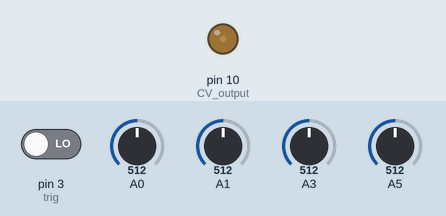
Recording of a sketch running on a simulated Arduino Uno, built for the host (arithmetic inside an expression is 32-bit, double 64-bit). On the bench: output pins drawn as LEDs (lit = HIGH). The inputs (shaded band) are chosen by the test bench; at power-on: A0 = 512, A1 = 512, pin 3 (trig) LOW, A3 = 512, A5 = 512 (analog values on the 0–1023 scale). Random numbers use the default seed unless the sketch sets one.

Above: at 1.2 s.
1.3 s: A0 set to 716
At 3.1 s:
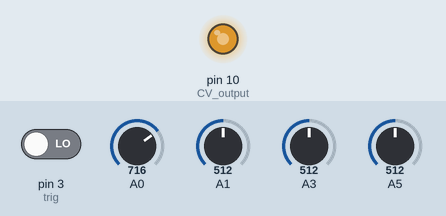
4.8 s: A0 set to 992
At 5.06 s:
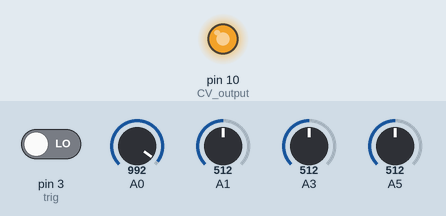
8.3 s: A1 set to 992
At 10.07 s:
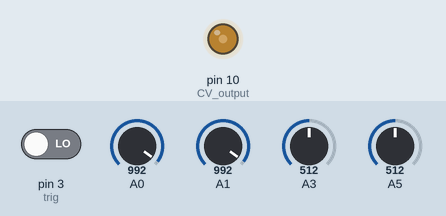
11.8 s: pin 3 (trig) driven HIGH
Timing chart, 0 to 14.3 s (numbered marks = the images above; inputs shaded):
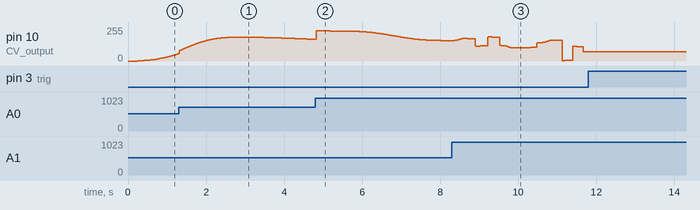

Measured:
- after the input at 11.8 s, every drawn part: stays the same

The sketch:

MVMNT.ino
```cpp
// MVMNT - Bezier curve smooth random CV (HAGIWO's design, CC0)
//
// This code was originally written by HAGIWO and released under CC0.
// Modulove additions (2026-09): runs unchanged on the Arduino Nano and on the
// pin-compatible LGT8F328P nano boards (32 MHz, detected at compile time).
//
//   A0  LEVEL   output level            A1  STRETCH  rate
//   A3  CURVE   transition shape        A5  FLUCT    randomness of the rate
//   D3  TRIG    track & hold            D10 CV out   8-bit PWM, Timer1 at prescaler 1
//                                                    (31 kHz on the Nano, 63 kHz on the LGT)
//
// What differs from HAGIWO's original, and why:
//  * The Bezier terms are computed with products instead of pow(). Same numbers,
//    ~7x faster. His pow() math needed 915 us per step on a Nano, more than the
//    small time increments at the start and end of a segment, so at faster
//    STRETCH settings those steps ran late and the ramps got rounded toes - at
//    CURVE = 0 the design is a straight line and now it is one.
//  * The tempo is capped at his fastest pace: a segment never takes less than
//    255 x FASTEST_STEP_US = 233 ms, which is what the compute limit gave before.
//    Maximum rate as always, shapes exact, identical on both boards.
//  * Step timing uses overflow-safe unsigned arithmetic. The original kept micros()
//    in a signed long: 35.8 min after power-up it went negative, the step condition
//    became always true and the curve ran at full speed whatever STRETCH said, for
//    the next 35.8 min - and again every ~72 min.
//  * Unused normal-distribution tables removed (RAM), ADC pinned to 10 bit on the LGT.

#include <avr/io.h> // For fast PWM

#if defined(__LGT8FX8P__)
  #define MCU_IS_LGT 1
#else
  #define MCU_IS_LGT 0
#endif

#define FASTEST_STEP_US 915.0f   // measured on the original firmware, Nano, STRETCH at maximum

int i = 0;
int start_val = 0; // Bezier Curve Starting Point
int end_val = 255; // Bezier Curve end Point
float old_wait = 0;
float wait = 0; // Bezier curve x-axis (time)
float bz_val = 0; // Bezier curve y-axis (voltage)
int level, curve, freq;
unsigned long timer = 0;  // last step (micros)
unsigned long timer1 = 0; // Analog read interval (millis)
float x[256]; // Bezier Curve Calculation Tables

int freq_dev = 40;

int prevTrigState = LOW;
float holdValue = 0;

void setup() {
  // Prepare Bezier Curve Calculation Tables
  for (int j = 0; j < 255; j++) {
    x[j] = j * 0.003921; // j / 255
  }

  pinMode(10, OUTPUT); // CV output
#if MCU_IS_LGT
  analogReadResolution(10); // the LGT core's default, pinned so the pot ranges never move
#endif
  timer = micros();
  timer1 = millis();

  // 9,10 pin PWM setting
  TCCR1B &= B11111000;
  TCCR1B |= B00000001;
  delay(50);
}

void loop() {

int currentTrigState = digitalRead(3); // Read the trig input

  // Track & Hold: retain last valid voltage
  if (currentTrigState != prevTrigState) {
    if (currentTrigState == HIGH) {
      holdValue = bz_val * level / 255; // Hold the current voltage
    }
    prevTrigState = currentTrigState;
  }

  if (millis() - timer1 >= 50) { // Fixed timing condition
    freq = map(analogRead(A1), 0, 1023, 250, 1) * freq_dev; // Stretch (A1) controls frequency
    curve = map(analogRead(A3), 0, 1023, 0, 255); // Smooth (A3) controls transition shape
    level = analogRead(A0) / 4; // Elevate (A0) controls output level
    timer1 = millis();
  }

  // Time to the next step: HAGIWO's Bezier time increment, tempo capped at the
  // original's fastest pace (freq below FASTEST_STEP_US/2 would be quicker than
  // his code could ever step). FLUCT can push freq to zero or below - his code
  // then ran flat out, which is the same cap.
  float interval = wait - old_wait;
  if (freq < 1)                          interval = FASTEST_STEP_US;
  else if (2.0f * freq < FASTEST_STEP_US) interval *= FASTEST_STEP_US / (2.0f * freq);
  if (interval < 0) interval = 0;

  if (micros() - timer >= (unsigned long)interval) {
    old_wait = wait;
    i++;

    if (i >= 255) { // Recalculation of target voltage values
      i = 0;
      start_val = end_val;
      end_val = random(0, 255);
      change_freq_error(); // Apply fluctuation
    }

    // Bezier Curve Calculations (HAGIWO's formulas, powers written as products)
    float xi = x[i], u = 1 - xi;
    float u2 = u * u, x2 = xi * xi;
    float u3 = u2 * u, x3 = x2 * xi;
    wait = 3 * u2 * xi * curve +
           3 * u * x2 * (255 - curve) +
           x3 * 255;
    wait = max(5, 1 + wait * freq * 2); // Ensure wait never goes negative
    bz_val = u3 * start_val +
             3 * u2 * xi * start_val +
             3 * u * x2 * end_val +
             x3 * end_val;

    timer = micros();
    PWM_OUT(); // PWM output
  }
}

// Fluctuate (A5) modifies randomness of frequency changes
void change_freq_error() {
  int deviation = map(analogRead(A5), 0, 1023, 0, 300); // Fluctuate (A5) controls randomness range
  freq = freq + random(-deviation, deviation); // Apply randomness to Stretch-based frequency
}

void PWM_OUT() {
    if (prevTrigState == HIGH) {
        analogWrite(10, holdValue); // Output held value
    } else {
        analogWrite(10, bz_val * level / 255); // Output normal signal
    }
}
```
